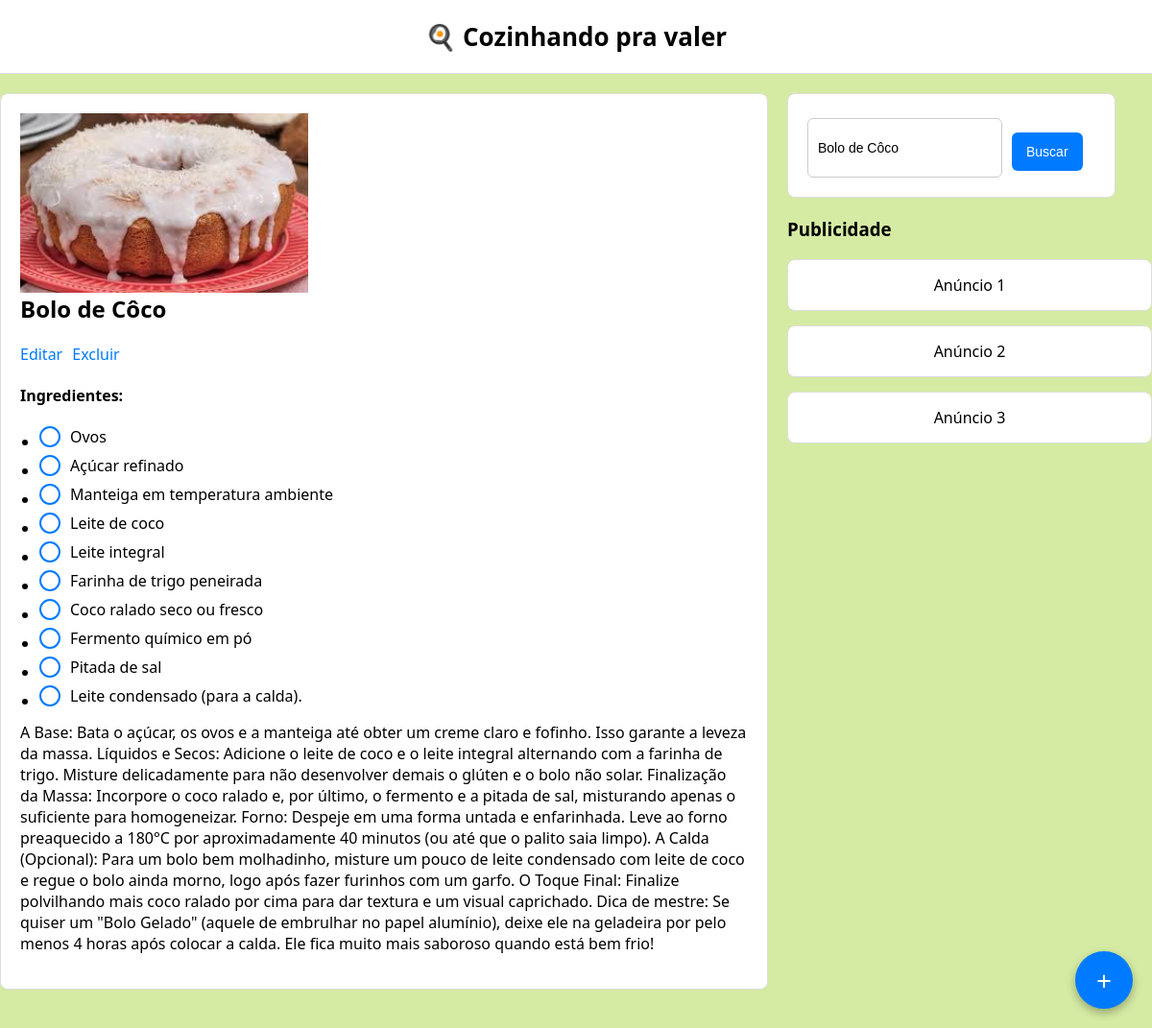
Screenshot of /index.php?busca=Bolo de Côco with the database file from the repository.
### tables this page shows
CREATE TABLE IF NOT EXISTS `receitas` (
  `id` int NOT NULL AUTO_INCREMENT,
  `titulo` varchar(150) DEFAULT NULL,
  `descricao` text,
  `imagem` varchar(255) DEFAULT NULL,
  `created_at` timestamp NULL DEFAULT CURRENT_TIMESTAMP,
  PRIMARY KEY (`id`)
);

CREATE TABLE IF NOT EXISTS `ingredientes` (
  `ID` int NOT NULL AUTO_INCREMENT,
  `receita_id` int DEFAULT NULL,
  `nome` varchar(150) DEFAULT NULL,
  PRIMARY KEY (`ID`),
  KEY `receita_id` (`receita_id`),
  CONSTRAINT `ingredientes_ibfk_1` FOREIGN KEY (`receita_id`) REFERENCES `receitas` (`id`) ON DELETE CASCADE
);

### exibir.php (the view, shortened to what this page needs)
<?php
require_once "config/database.php";
$busca = trim($_GET['busca'] ?? '');
if(!empty($busca)){
    $sql = ("SELECT * FROM receitas WHERE titulo LIKE ? OR descricao LIKE ? ORDER BY id DESC");
    $stmt = $conn -> prepare($sql);
    $buscaLike = "%$busca%";
    $stmt->bind_param("ss", $buscaLike, $buscaLike);
    $stmt->execute();
    $result = $stmt->get_result();
} else {
$result = $conn->query("SELECT * FROM receitas ORDER BY id DESC");
}
if ($result->num_rows > 0) {
    while ($row = $result->fetch_assoc()) {
        echo "<div class='card'>";
        if (!empty($row['imagem'])) {
        echo "<img src='/blogReceita/uploads/" . $row['imagem'] . "' style='width:300px; display:block;'>";
        }
        echo "<div class='card-content'>";
        echo "<h2>" . htmlspecialchars($row['titulo']) . "</h2>";
        echo "<div class='actions'>";
        echo "<a href='editar.php?id=" . htmlspecialchars($row['id']) . "'>Editar</a>";
        echo "<a href='delete.php?id=" . htmlspecialchars($row['id']) . "' onclick='return confirm(\"Tem certeza que deseja excluir essa receita? Essa ação não pode ser desfeita.\")'>Excluir</a>";
        echo "</div>";
        $stmt_ing = $conn->prepare("SELECT nome FROM ingredientes WHERE receita_id = ?");
        $stmt_ing->bind_param("i", $row['id']);
        $stmt_ing->execute();
        $ingredientes_result = $stmt_ing->get_result();
        if ($ingredientes_result->num_rows > 0) {
            echo "<h4>Ingredientes:</h4>";
            echo "<ul>";
            while ($ing_row = $ingredientes_result->fetch_assoc()) {
                echo "
                <li>
                    <label class='checkbox-item'>
                        <input type='checkbox'>
                        <span class='custom-checkbox'></span>
                        <span>" . htmlspecialchars($ing_row['nome']) . "</span>
                    </label>
                </li>
                ";
            }
            echo "</ul>";
        }
        echo "<p>" . htmlspecialchars($row['descricao']) . "</p>";
        echo "</div>";
        echo "</div>";
    }
}
?>

### assets/style.css (style rules this page uses)
body { font-family: 'Segoe UI', Arial, sans-serif; margin: 0; background: #d5eba3; }
.card { background: white; padding: 20px; margin-bottom: 20px; border-radius: 8px; border: 1px solid #ddd; }
.card h2 { margin-top: 0; }
.actions { margin-bottom: 10px; }
.actions a { text-decoration: none; color: #007BFF; margin-right: 10px; }
.card ul { padding-left: 20px; }
.checkbox-item { display: flex; align-items: center; margin-bottom: 8px; cursor: pointer; width: fit-content; }
.custom-checkbox { width: 18px; height: 18px; border: 2px solid #007BFF; border-radius: 50%; margin-right: 10px; position: relative; }

### rows the page displays
receitas: imagem (picture), titulo "Bolo de Côco", descricao "A Base: Bata o açúcar, os ovos e a manteiga até obter um creme claro e fofinho. Isso garante a leveza da massa. Líquidos e Secos: Adicione o leite de coco e o leite integral alternando com a farinha de trigo. Misture delicadamente para não desenvolver demais o glúten e o bolo não solar. Finalização da Massa: Incorpore o coco ralado e, por último, o fermento e a pitada de sal, misturando apenas o suficiente para homogeneizar. Forno: Despeje em uma forma untada e enfarinhada. Leve ao forno preaquecido a 180°C por aproximadamente 40 minutos (ou até que o palito saia limpo). A Calda (Opcional): Para um bolo bem molhadinho, misture um pouco de leite condensado com leite de coco e regue o bolo…"
ingredientes: nome "Ovos"
ingredientes: nome "Açúcar refinado"
ingredientes: nome "Manteiga em temperatura ambiente"
ingredientes: nome "Leite de coco"
ingredientes: nome "Leite integral"
ingredientes: nome "Farinha de trigo peneirada"
ingredientes: nome "Coco ralado seco ou fresco"
ingredientes: nome "Fermento químico em pó"
ingredientes: nome "Pitada de sal"
ingredientes: nome "Leite condensado (para a calda)."
